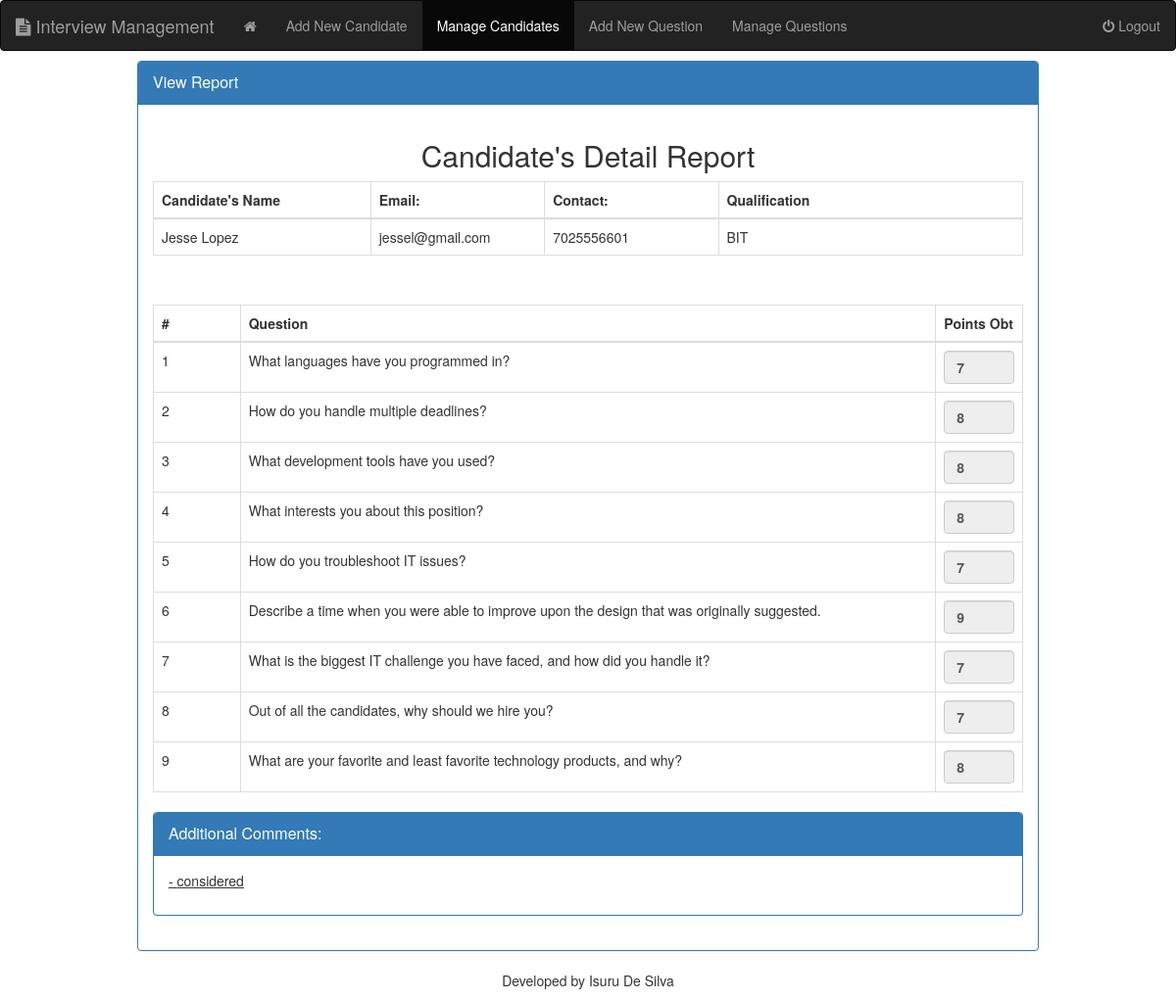
Screenshot of /viewReport.php?id=1 (signed in) with the database file from the repository.
### tables this page shows
CREATE TABLE `candidates` (
  `cand_id` int(10) NOT NULL,
  `cand_name` varchar(150) NOT NULL,
  `cand_gender` varchar(255) NOT NULL,
  `cand_email` varchar(150) NOT NULL,
  `cand_phone` varchar(150) NOT NULL,
  `cand_age` int(10) DEFAULT NULL,
  `cand_address` text,
  `cand_qualification` text
);

CREATE TABLE `reports` (
  `report_id` int(10) NOT NULL,
  `question_id` int(10) NOT NULL,
  `cand_id` int(10) NOT NULL,
  `result` text
);

CREATE TABLE `questions` (
  `question_id` int(10) NOT NULL,
  `question` text
);

CREATE TABLE `comments` (
  `comment_id` int(10) NOT NULL,
  `comment` text,
  `cand_id` int(10) DEFAULT NULL
);

### inc/classes/View.php (called while the page is built, shortened)
<?php
  include ("DB.php");
  class View {
    private $db;
    function __construct(){
      $this->db = new DB();
    }
    function viewCandidate(){
      $sql = "select * from candidates";
      $query = $this->db->simplequerywithoutcondition($sql);
      $results = $query->fetchAll();
      return $results;
    }
    function viewReport(){
      $candId = $_GET['id'];
      $sql = "select * from questions, reports, candidates where reports.cand_id = candidates.cand_id and reports.question_id = questions.question_id and reports.cand_id = $candId";
      $query = $this->db->simplequerywithoutcondition($sql);
      $results = $query->fetchAll();
      return $results;
    }
    function viewReportComment(){
      $candId = $_GET['id'];
      $sql = "select * from comments where comments.cand_id = $candId";
      $query = $this->db->simplequerywithoutcondition($sql);
      $results = $query->fetchAll();
      return $results;
    }
  }

### inc/classes/DB.php (called while the page is built, shortened)
<?php
  class DB{
    private $host = "localhost";
    private $dbname = "interview";
    private $dbuser = "root";
    private $dbpass = "";
    private $conn;
    public function __construct(){
      if (!isset($this->conn)) {
        try {
          $pdo = new PDO("mysql:host=".$this->host.";"."dbname=".$this->dbname, $this->dbuser, $this->dbpass);
          $pdo->setAttribute(PDO::ATTR_ERRMODE, PDO::ERRMODE_EXCEPTION);
          $pdo->exec("SET CHARACTER SET utf8");
          $this->conn = $pdo;
        } catch (PDOException $e) {
          die("<h3>Database Connection Failed </h3>".$e->getMessage());
        }
      }
    }
    public function simplequerywithoutcondition($q){
      $stmt = $this->conn->prepare($q);
      $stmt->execute();
      return $stmt;
    }
  }
?>

### viewReport.php (the view, shortened to what this page needs)
<?php
  include ("inc/classes/View.php");
  $view = new View();
  $viewReports = $view->viewReport();
  $viewCandidates = $view->viewCandidate();
  $viewComments = $view->viewReportComment();
?>
<!DOCTYPE html>
<html lang="en" dir="ltr">
  <head>
    <link href="//maxcdn.bootstrapcdn.com/bootstrap/3.3.0/css/bootstrap.min.css" rel="stylesheet" id="bootstrap-css">
    <link rel="stylesheet" href="https://cdnjs.cloudflare.com/ajax/libs/font-awesome/4.7.0/css/font-awesome.css" />
  </head>
  <body>
<?php $page="viewcandidate"; include ('nav.php'); ?>
<div class="container">
    <div id="signupbox" style=" margin-top:10px" class="mainbox col-md-10 col-md-offset-1 col-sm-8 col-sm-offset-2">
        <div class="panel panel-primary">
            <div class="panel-heading">
                <div class="panel-title">View Report</div>
            </div>
            <div class="panel-body" >
              <h2 class="text-center">Candidate's Detail Report</h2>
              <table class="table table-bordered" style="width: 100%; table-layout: auto;">
                <thead>
                  <tr>
                    <th style="width: 25%;">Candidate's Name</th>
                    <th style="width: 20%;">Email: </th>
                    <th style="width: 20%;">Contact: </th>
                    <th style="width: 35%;">Qualification</th>
                  </tr>
                </thead>
                <tbody>
                  <?php foreach ($viewCandidates as $viewCandidate): ?>
                  <?php if (isset($_GET['id']) && $_GET['id'] == $viewCandidate['cand_id']): ?>
                  <tr>
                    <td><?php echo $viewCandidate['cand_name']; ?></td>
                    <td><?php echo $viewCandidate['cand_email']; ?></td>
                    <td><?php echo $viewCandidate['cand_phone']; ?></td>
                    <td><?php echo $viewCandidate['cand_qualification']; ?></td>
                  </tr>
                  <?php endif; ?>
                  <?php endforeach; ?>
                </tbody>
              </table>
            </div>
            <div class="panel-body" >
                <table class="table table-bordered table-hover" style="width: 100%; table-layout: auto;">
                  <thead>
                    <tr>
                      <th style="width: 10%;">#</th>
                      <th style="width: 80%;">Question</th>
                      <th style="width: 10%;">Points Obt</th>
                    </tr>
                  </thead>
                  <tbody>
                    <?php $i = 0; foreach ($viewReports as $viewReport): ?>
                    <tr>
                      <td><?php $i += 1; echo $i; ?></td>
                      <td><?php echo $viewReport['question']; ?></td>
                      <td><input value="<?php echo $viewReport['result']; ?>" class="form-control" style="font-weight: bold;" disabled="" type="text" name="result<?php echo $i; ?>"></td>
                    </tr>
                    <?php endforeach; ?>
                  </tbody>
                </table>
                <div class="panel panel-primary">
                  <div class="panel-heading">
                    <div class="panel-title">Additional Comments:</div>
                </div>
                <div class="panel-body">
                  <?php foreach ($viewComments as $viewComment): ?>
                  <p style="text-decoration: underline;">- <?php echo $viewComment['comment']; ?></p>
                  <?php endforeach; ?>
                </div>
                </div>
            </div>
        </div>
    </div>
</div>
  </body>
</html>
<p class="text-center top_spac"> Developed by Isuru De Silva</p>

### rows the page displays
candidates: cand_name "Jesse Lopez", cand_email "jessel@gmail.com", cand_phone "7025556601", cand_qualification "BIT"
reports: question.question "What languages have you programmed in?", result "7"
reports: question.question "How do you handle multiple deadlines?", result "8"
reports: question.question "What development tools have you used?", result "8"
reports: question.question "What interests you about this position?", result "8"
reports: question.question "How do you troubleshoot IT issues?", result "7"
reports: question.question "Describe a time when you were able to improve upon the design that was originally suggested.", result "9"
reports: question.question "What is the biggest IT challenge you have faced, and how did you handle it?", result "7"
reports: question.question "Out of all the candidates, why should we hire you?", result "7"
reports: question.question "What are your favorite and least favorite technology products, and why?", result "8"
comments: comment "considered"
